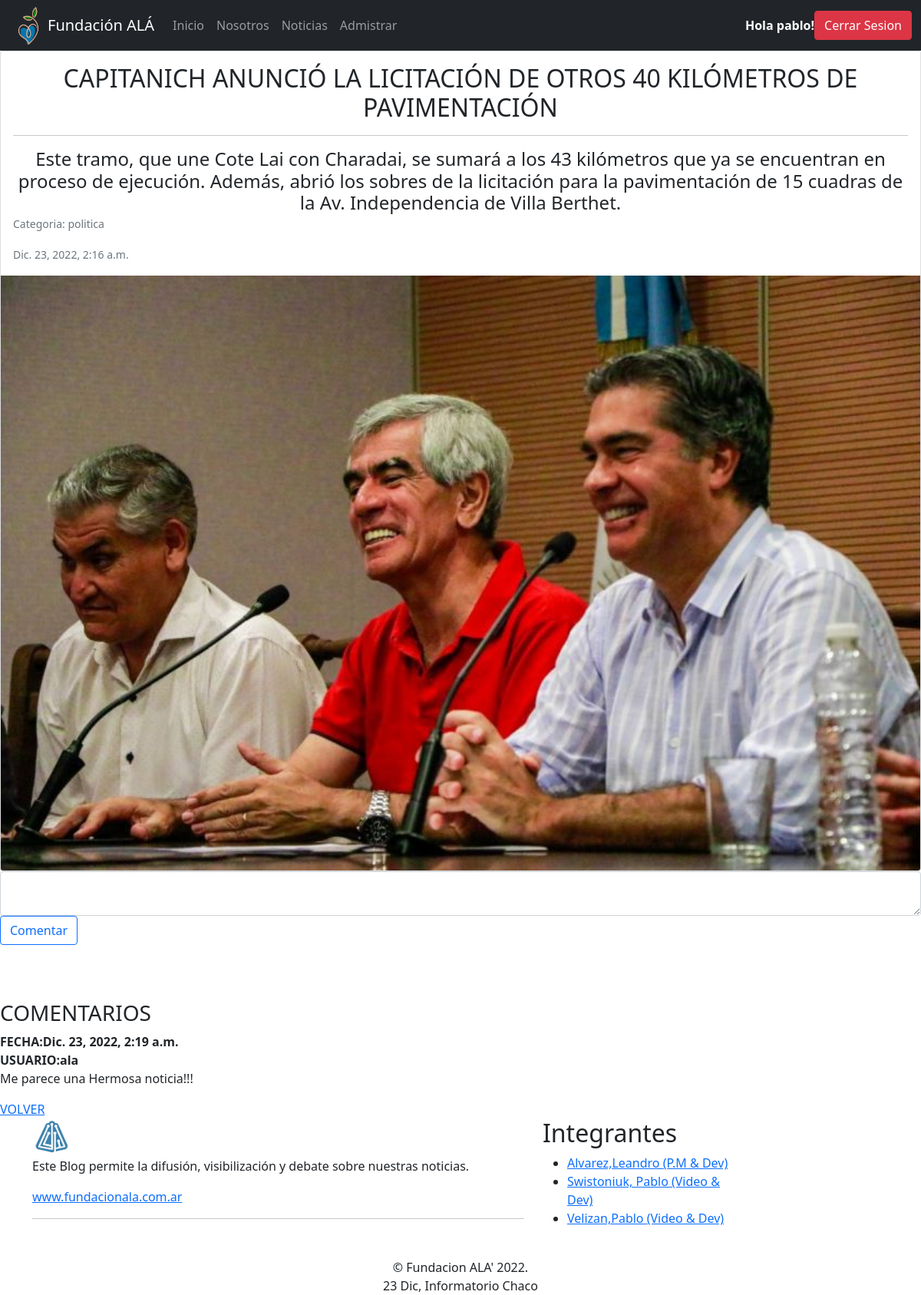
The app's page /Noticias/Detalle/9 (signed in) with its own data.
### apps/usuarios/models.py (models this page shows)
class Usuario(AbstractUser):
	pass

### apps/noticias/models.py (models this page shows, shortened)
class Noticia(models.Model):
	titulo = models.CharField(max_length = 150)
	cuerpo = models.TextField()
	imagen = models.ImageField(upload_to = 'noticias')
	categoria_noticia = models.ForeignKey(Categoria, on_delete = models.CASCADE)
	fecha = models.DateTimeField(auto_now_add=True)

class Categoria(models.Model):
	nombre = models.CharField(max_length = 60)
	def __str__(self):
		return self.nombre

class Comentario(models.Model):
	usuario = models.ForeignKey(Usuario, on_delete = models.CASCADE)
	texto = models.TextField(max_length = 1500)
	noticia = models.ForeignKey(Noticia, on_delete = models.CASCADE)
	fecha = models.DateTimeField(auto_now_add=True)

### apps/noticias/views.py (the view)
# urls.py: path('Detalle/<int:pk>', views.Detalle_Noticias, name = 'detalle'),
def Detalle_Noticias(request, pk):
	contexto = {}
	n = Noticia.objects.get(pk = pk) #RETORNA SOLO UN OBEJTO
	contexto['noticia'] = n
	c = Comentario.objects.filter(noticia = n)
	contexto['comentarios'] = c
	return render(request, 'noticias/detalle.html',contexto)

### templates/noticias/detalle.html (shortened to what this page needs)
{% extends 'base.html' %}
{% load static %}
{% block contenido %}
<div class="card">
	<div class="card-body">
		<center>
			<h2 class="card-title">{{noticia.titulo}}</h2>
			<hr>
			<h4 class="card-text" >{{noticia.cuerpo}}</h4>
		</center>
		<p class="card-text"><small class="text-muted">Categoria: {{noticia.categoria_noticia}}</small></p>
		<p class="card-text"><small class="text-muted">{{noticia.fecha}}</small></p>
	</div>
	<img src="{{noticia.imagen.url}}" class="card-img-bottom" alt="...">
</div>
			<form method="POST" action="{% url 'noticias:comentar' %}">{% csrf_token %}
			<div class="form-floating">
				<textarea class="form-control" name="comentario" maxlength="1500" width='50px'></textarea>
			  </div>
			<button type="submit"  value="Comentar" class="btn btn-outline-primary">Comentar</button>
		</form>
		<br><br><br>
		<h3>COMENTARIOS</h3>
		{% for com in comentarios %}
		<strong>FECHA:{{com.fecha}}</strong><br>
		<strong>USUARIO:{{com.usuario}}</strong><br>
		<p>{{com.texto}}</p>
		{% endfor %}
		<a href="{% url 'noticias:listar' %}">VOLVER</a>
{% endblock contenido %}

### templates/base.html (shortened to what this page needs)
{% load static %}
<!DOCTYPE html>
<html lang="es">
<head>
    <link  href="https://cdn.jsdelivr.net/npm/bootstrap@5.0.2/dist/css/bootstrap.min.css" rel="stylesheet">
	<link rel="stylesheet" href="../static/css/main.css">
</head>
<body class="contenedor">
	<nav class="navbar navbar-expand-lg navbar-dark bg-dark"  >
		<div class="container-fluid">
			<img class="logo" src="{% static '../static/img/logo-ala.png'%}" alt="" width="50" height="50">
		  <a class="navbar-brand" href="{% url 'home' %}">Fundación ALÁ</a>
		  <div class="collapse navbar-collapse" id="navbarScroll">
			<ul class="navbar-nav me-auto my-2 my-lg-0 navbar-nav-scroll" style="--bs-scroll-height: 100px;">
			  <li class="nav-item">
				<a class="nav-link " aria-current="page" href="{% url 'home' %}">Inicio</a>
			  </li>
			  <li class="nav-item">
				<a class="nav-link" href="{% url 'nosotros' %}">Nosotros</a>
			  </li>
			  <li class="nav-item">
				<a class="nav-link " href="{% url 'noticias:listar' %}" tabindex="-1" aria-disabled="true">Noticias</a>
			  </li>
			  <li class="nav-item">
				<a class="nav-link " aria-current="page" href="{% url 'admin:login' %}">Admistrar</a>
			  </li>
			</ul>
		  </div>
		  {% if user.is_authenticated %}
			<strong style="color: white" >Hola {{ user.username }}!</strong>
			<a href="{% url 'logout' %}"><button type="button" class="btn btn-danger">Cerrar Sesion</button></a>
		{% else %}
		  	<div>
				  <a href="{% url 'login' %}"> <button type="button" class="btn btn-success">Iniciar Sesion</button></a>
				  <a href="{% url 'usuarios:registro' %}"><button type="button" class="btn btn-primary">Registrarse</button></a>
			</div>
		{% endif %}
		</div>
	  </nav>
	<div class="bloque">
	{% block contenido %}
	{% endblock contenido %}
	</div>
	<footer class="footer">
		<div class="container">
			<div class="row">
				<div class="col-lg-7">
					<div class="widget">
						<div class="footer-text text-left">
							<a href="{% url 'home' %}"><img src="{%static 'img/logo.png'%}" alt="" width="50" height="50" class="img-fluid"></a>
							<p>Este Blog permite la difusión, visibilización y debate sobre nuestras noticias.</p>
							<div class="social">
								<a href="#" data-toggle="tooltip" data-placement="bottom" title="Facebook"> www.fundacionala.com.ar</a>
							</div>
							<hr class="invis">
						</div>
					</div>
				</div>
				<div class="col-lg-3 col-md-12 col-sm-12 col-xs-12 ml-5">
					<div class="widget">
						<h2 class="widget-title">Integrantes</h2>
						<div class="link-widget">
							<ul>
								<li><a href="https://www.linkedin.com/in/leandromalvarez/" target="_blank" >Alvarez,Leandro <span>(P.M & Dev)</span> </a></li>
								<li><a href="https://www.linkedin.com/in/pablo-swistoniuk-316761120/" target="_blank" >Swistoniuk, Pablo <span>(Video & Dev)</span> </a></li>
								<li><a href="https://www.linkedin.com/in/pablo-velizan-5237a8170/" target="_blank" >Velizan,Pablo <span>(Video & Dev)</span> </a></li>
							</ul>
						</div>
					</div>
				</div>
			</div>
			<div class="row">
				<div class="col-md-12 text-center">
					<br>
					<div class="copyright">&copy; Fundacion ALA' {% now "Y" %}. <br> {% now "d M" %}, Informatorio Chaco</div>
				</div>
			</div>
		</div>
	</footer>
</body>
</html>

### static/css/main.css (style rules this page uses)
.bg-dark { background-color: blue; }

### records on screen
Usuario: username "pablo"
Noticia: titulo "CAPITANICH ANUNCIÓ LA LICITACIÓN DE OTROS 40 KILÓMETROS DE PAVIMENTACIÓN", cuerpo "Este tramo, que une Cote Lai con Charadai, se sumará a los 43 kilómetros que ya se encuentran en proceso de ejecución. Además, abrió los sobres de la licitación para la pavimentación de 15 cuadras de la Av. Independencia de Villa Berthet.", categoria_noticia "politica", fecha "Dic. 23, 2022, 2:16 a.m.", imagen (picture)
Comentario: fecha "Dic. 23, 2022, 2:19 a.m.", usuario "ala", texto "Me parece una Hermosa noticia!!!"
